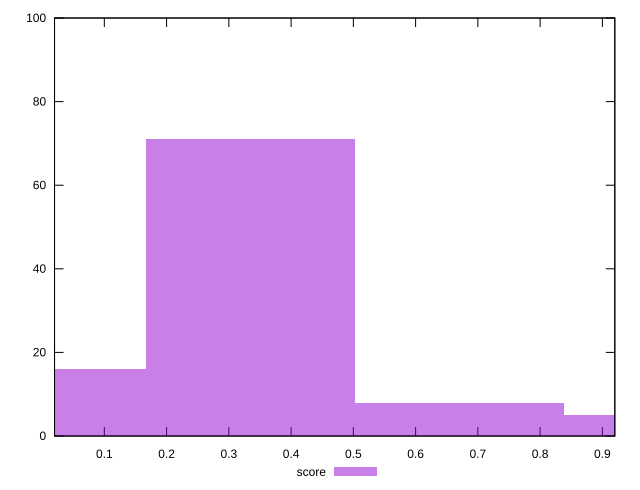

This chart was generated by the following gnuplot code:
reset

$score <<EOF
0.33529769525310826 71
1.005893085759325 5
0.6705953905062165 8
0 16
EOF

set key outside below
set boxwidth 0.33529769525310826
set xrange [0.02:0.92]
set yrange [0:100]
set trange [0:100]
set style fill transparent solid 0.5 noborder
set terminal svg size 640, 490 enhanced background rgb 'white'
set output "reprap/first-meaningful-paint/samples/pages+cached+noexternal+nomedia+nocss/score/histogram.svg"

plot $score title "score" with boxes

reset
